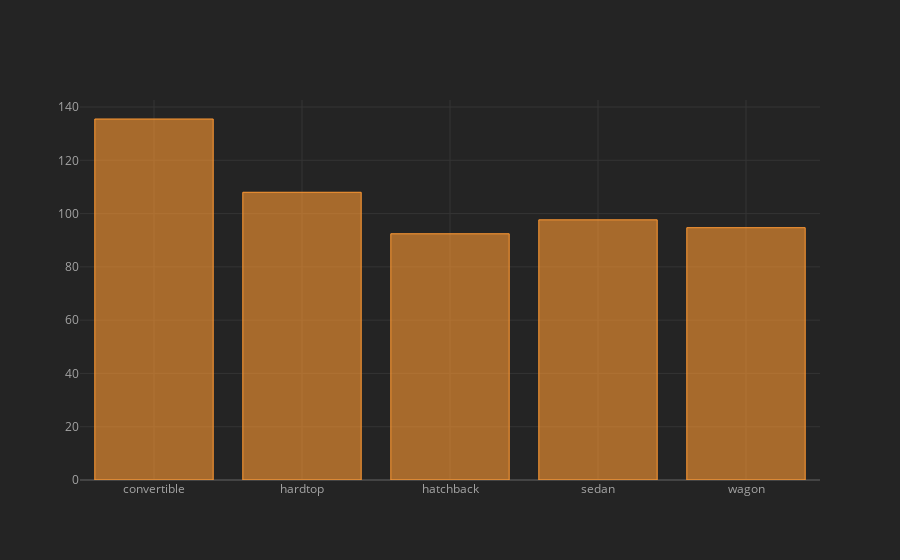

Here is the notebook cell this chart was saved with:
### Markdown cell above
# Body Type Wise Average Horsepower

### Code cell
body_wise_horsepower = df.groupby('body',as_index=False).horsepower.mean()
body_wise_horsepower.iplot(x='body',y='horsepower',kind='bar')

### Figure 1 — Plotly figure (JSON) as saved in the notebook; plotly's stock layout.template omitted (floating-point values rounded to 4 significant figures)
{"data": [{"marker": {"color": "rgba(255, 153, 51, 0.6)", "line": {"color": "rgba(255, 153, 51, 1.0)", "width": 1}}, "name": "horsepower", "orientation": "v", "text": "", "type": "bar", "x": ["convertible", "hardtop", "hatchback", "sedan", "wagon"], "y": [135.5, 108, 92.42, 97.65, 94.71]}], "layout": {"legend": {"bgcolor": "#242424", "font": {"color": "#F4F4F4"}}, "paper_bgcolor": "#242424", "plot_bgcolor": "#242424", "title": {"font": {"color": "#F4F4F4"}}, "xaxis": {"gridcolor": "#343434", "showgrid": true, "tickfont": {"color": "#A4A4A4"}, "title": {"font": {"color": "#A4A4A4"}, "text": ""}, "zerolinecolor": "#444444"}, "yaxis": {"gridcolor": "#343434", "showgrid": true, "tickfont": {"color": "#A4A4A4"}, "title": {"font": {"color": "#A4A4A4"}, "text": ""}, "zerolinecolor": "#444444"}}}
